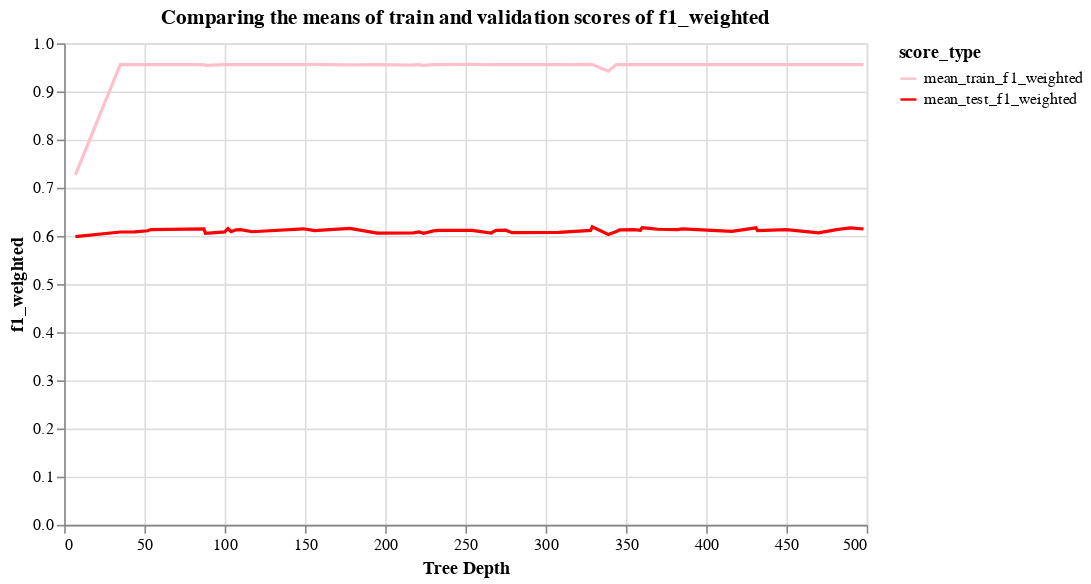

Notebook code cell kept with this figure:
### Code cell
# Visualizing the change of f1 training and validation score
depth_search_plot = (
    alt.Chart(plotting_source, width=500, height=300)
    .mark_line()
    .encode(
        alt.X(
            "param_randomforestclassifier__max_depth:Q",
            axis=alt.Axis(title="Tree Depth"),
        ),
        alt.Y("f1_weighted:Q"),
        alt.Color(
            "score_type:N",
            scale=alt.Scale(
                domain=["mean_train_f1_weighted", "mean_test_f1_weighted"],
                range=["pink", "red"],
            ),
        ),
    )
    .properties(
        title=("Comparing the means of train and validation scores of f1_weighted")
    )
)
depth_search_plot

### Figure 1 — Vega-Lite specification as saved in the notebook (floating-point values rounded to 4 significant figures)
{"config": {"view": {"continuousWidth": 400, "continuousHeight": 300}}, "data": {"name": "data-927ad12ae6eb06ed1bc8226dc3dc76ee"}, "mark": "line", "encoding": {"color": {"field": "score_type", "scale": {"domain": ["mean_train_f1_weighted", "mean_test_f1_weighted"], "range": ["pink", "red"]}, "type": "nominal"}, "x": {"axis": {"title": "Tree Depth"}, "field": "param_randomforestclassifier__max_depth", "type": "quantitative"}, "y": {"field": "f1_weighted", "type": "quantitative"}}, "height": 300, "title": "Comparing the means of train and validation scores of f1_weighted", "width": 500, "$schema": "https://vega.github.io/schema/vega-lite/v4.17.0.json", "datasets": {"data-927ad12ae6eb06ed1bc8226dc3dc76ee": [{"param_randomforestclassifier__max_depth": 35, "param_randomforestclassifier__n_estimators": 115, "score_type": "mean_train_f1_weighted", "f1_weighted": 0.9563}, {"param_randomforestclassifier__max_depth": 254, "param_randomforestclassifier__n_estimators": 86, "score_type": "mean_train_f1_weighted", "f1_weighted": 0.9561}, {"param_randomforestclassifier__max_depth": 328, "param_randomforestclassifier__n_estimators": 64, "score_type": "mean_train_f1_weighted", "f1_weighted": 0.9561}, {"param_randomforestclassifier__max_depth": 156, "param_randomforestclassifier__n_estimators": 65, "score_type": "mean_train_f1_weighted", "f1_weighted": 0.9561}, {"param_randomforestclassifier__max_depth": 104, "param_randomforestclassifier__n_estimators": 61, "score_type": "mean_train_f1_weighted", "f1_weighted": 0.956}, {"param_randomforestclassifier__max_depth": 102, "param_randomforestclassifier__n_estimators": 416, "score_type": "mean_train_f1_weighted", "f1_weighted": 0.9559}, {"param_randomforestclassifier__max_depth": 360, "param_randomforestclassifier__n_estimators": 433, "score_type": "mean_train_f1_weighted", "f1_weighted": 0.9559}, {"param_randomforestclassifier__max_depth": 163, "param_randomforestclassifier__n_estimators": 458, "score_type": "mean_train_f1_weighted", "f1_weighted": 0.9559}, {"param_randomforestclassifier__max_depth": 498, "param_randomforestclassifier__n_estimators": 446, "score_type": "mean_train_f1_weighted", "f1_weighted": 0.9559}, {"param_randomforestclassifier__max_depth": 149, "param_randomforestclassifier__n_estimators": 484, "score_type": "mean_train_f1_weighted", "f1_weighted": 0.9559}, {"param_randomforestclassifier__max_depth": 385, "param_randomforestclassifier__n_estimators": 469, "score_type": "mean_train_f1_weighted", "f1_weighted": 0.9559}, {"param_randomforestclassifier__max_depth": 110, "param_randomforestclassifier__n_estimators": 448, "score_type": "mean_train_f1_weighted", "f1_weighted": 0.9559}, {"param_randomforestclassifier__max_depth": 233, "param_randomforestclassifier__n_estimators": 380, "score_type": "mean_train_f1_weighted", "f1_weighted": 0.9559}, {"param_randomforestclassifier__max_depth": 329, "param_randomforestclassifier__n_estimators": 336, "score_type": "mean_train_f1_weighted", "f1_weighted": 0.9559}, {"param_randomforestclassifier__max_depth": 370, "param_randomforestclassifier__n_estimators": 396, "score_type": "mean_train_f1_weighted", "f1_weighted": 0.9559}, {"param_randomforestclassifier__max_depth": 431, "param_randomforestclassifier__n_estimators": 363, "score_type": "mean_train_f1_weighted", "f1_weighted": 0.9559}, {"param_randomforestclassifier__max_depth": 482, "param_randomforestclassifier__n_estimators": 385, "score_type": "mean_train_f1_weighted", "f1_weighted": 0.9559}, {"param_randomforestclassifier__max_depth": 366, "param_randomforestclassifier__n_estimators": 395, "score_type": "mean_train_f1_weighted", "f1_weighted": 0.9559}, {"param_randomforestclassifier__max_depth": 490, "param_randomforestclassifier__n_estimators": 371, "score_type": "mean_train_f1_weighted", "f1_weighted": 0.9559}, {"param_randomforestclassifier__max_depth": 382, "param_randomforestclassifier__n_estimators": 302, "score_type": "mean_train_f1_weighted", "f1_weighted": 0.9559}, {"param_randomforestclassifier__max_depth": 100, "param_randomforestclassifier__n_estimators": 242, "score_type": "mean_train_f1_weighted", "f1_weighted": 0.9559}, {"param_randomforestclassifier__max_depth": 266, "param_randomforestclassifier__n_estimators": 239, "score_type": "mean_train_f1_weighted", "f1_weighted": 0.9559}, {"param_randomforestclassifier__max_depth": 117, "param_randomforestclassifier__n_estimators": 240, "score_type": "mean_train_f1_weighted", "f1_weighted": 0.9559}, {"param_randomforestclassifier__max_depth": 107, "param_randomforestclassifier__n_estimators": 319, "score_type": "mean_train_f1_weighted", "f1_weighted": 0.9559}, {"param_randomforestclassifier__max_depth": 355, "param_randomforestclassifier__n_estimators": 286, "score_type": "mean_train_f1_weighted", "f1_weighted": 0.9559}, {"param_randomforestclassifier__max_depth": 308, "param_randomforestclassifier__n_estimators": 233, "score_type": "mean_train_f1_weighted", "f1_weighted": 0.9559}, {"param_randomforestclassifier__max_depth": 221, "param_randomforestclassifier__n_estimators": 230, "score_type": "mean_train_f1_weighted", "f1_weighted": 0.9559}, {"param_randomforestclassifier__max_depth": 359, "param_randomforestclassifier__n_estimators": 262, "score_type": "mean_train_f1_weighted", "f1_weighted": 0.9559}, {"param_randomforestclassifier__max_depth": 269, "param_randomforestclassifier__n_estimators": 216, "score_type": "mean_train_f1_weighted", "f1_weighted": 0.9559}, {"param_randomforestclassifier__max_depth": 230, "param_randomforestclassifier__n_estimators": 267, "score_type": "mean_train_f1_weighted", "f1_weighted": 0.9559}, {"param_randomforestclassifier__max_depth": 344, "param_randomforestclassifier__n_estimators": 159, "score_type": "mean_train_f1_weighted", "f1_weighted": 0.9559}, {"param_randomforestclassifier__max_depth": 432, "param_randomforestclassifier__n_estimators": 207, "score_type": "mean_train_f1_weighted", "f1_weighted": 0.9559}, {"param_randomforestclassifier__max_depth": 275, "param_randomforestclassifier__n_estimators": 208, "score_type": "mean_train_f1_weighted", "f1_weighted": 0.9559}, {"param_randomforestclassifier__max_depth": 416, "param_randomforestclassifier__n_estimators": 48, "score_type": "mean_train_f1_weighted", "f1_weighted": 0.9559}, {"param_randomforestclassifier__max_depth": 279, "param_randomforestclassifier__n_estimators": 183, "score_type": "mean_train_f1_weighted", "f1_weighted": 0.9559}, {"param_randomforestclassifier__max_depth": 44, "param_randomforestclassifier__n_estimators": 165, "score_type": "mean_train_f1_weighted", "f1_weighted": 0.9559}, {"param_randomforestclassifier__max_depth": 470, "param_randomforestclassifier__n_estimators": 136, "score_type": "mean_train_f1_weighted", "f1_weighted": 0.9559}, {"param_randomforestclassifier__max_depth": 195, "param_randomforestclassifier__n_estimators": 191, "score_type": "mean_train_f1_weighted", "f1_weighted": 0.9559}, {"param_randomforestclassifier__max_depth": 54, "param_randomforestclassifier__n_estimators": 56, "score_type": "mean_train_f1_weighted", "f1_weighted": 0.9558}, {"param_randomforestclassifier__max_depth": 346, "param_randomforestclassifier__n_estimators": 50, "score_type": "mean_train_f1_weighted", "f1_weighted": 0.9557}, {"param_randomforestclassifier__max_depth": 52, "param_randomforestclassifier__n_estimators": 55, "score_type": "mean_train_f1_weighted", "f1_weighted": 0.9557}, {"param_randomforestclassifier__max_depth": 482, "param_randomforestclassifier__n_estimators": 109, "score_type": "mean_train_f1_weighted", "f1_weighted": 0.9556}, {"param_randomforestclassifier__max_depth": 87, "param_randomforestclassifier__n_estimators": 105, "score_type": "mean_train_f1_weighted", "f1_weighted": 0.9556}, {"param_randomforestclassifier__max_depth": 450, "param_randomforestclassifier__n_estimators": 110, "score_type": "mean_train_f1_weighted", "f1_weighted": 0.9556}, {"param_randomforestclassifier__max_depth": 178, "param_randomforestclassifier__n_estimators": 38, "score_type": "mean_train_f1_weighted", "f1_weighted": 0.9553}, {"param_randomforestclassifier__max_depth": 217, "param_randomforestclassifier__n_estimators": 30, "score_type": "mean_train_f1_weighted", "f1_weighted": 0.9546}, {"param_randomforestclassifier__max_depth": 224, "param_randomforestclassifier__n_estimators": 27, "score_type": "mean_train_f1_weighted", "f1_weighted": 0.9541}, {"param_randomforestclassifier__max_depth": 88, "param_randomforestclassifier__n_estimators": 27, "score_type": "mean_train_f1_weighted", "f1_weighted": 0.9541}, {"param_randomforestclassifier__max_depth": 339, "param_randomforestclassifier__n_estimators": 11, "score_type": "mean_train_f1_weighted", "f1_weighted": 0.9423}, {"param_randomforestclassifier__max_depth": 7, "param_randomforestclassifier__n_estimators": 453, "score_type": "mean_train_f1_weighted", "f1_weighted": 0.7273}, {"param_randomforestclassifier__max_depth": 35, "param_randomforestclassifier__n_estimators": 115, "score_type": "mean_test_f1_weighted", "f1_weighted": 0.6082}, {"param_randomforestclassifier__max_depth": 254, "param_randomforestclassifier__n_estimators": 86, "score_type": "mean_test_f1_weighted", "f1_weighted": 0.6114}, {"param_randomforestclassifier__max_depth": 328, "param_randomforestclassifier__n_estimators": 64, "score_type": "mean_test_f1_weighted", "f1_weighted": 0.6114}, {"param_randomforestclassifier__max_depth": 156, "param_randomforestclassifier__n_estimators": 65, "score_type": "mean_test_f1_weighted", "f1_weighted": 0.611}, {"param_randomforestclassifier__max_depth": 104, "param_randomforestclassifier__n_estimators": 61, "score_type": "mean_test_f1_weighted", "f1_weighted": 0.6089}, {"param_randomforestclassifier__max_depth": 102, "param_randomforestclassifier__n_estimators": 416, "score_type": "mean_test_f1_weighted", "f1_weighted": 0.6153}, {"param_randomforestclassifier__max_depth": 360, "param_randomforestclassifier__n_estimators": 433, "score_type": "mean_test_f1_weighted", "f1_weighted": 0.6171}, {"param_randomforestclassifier__max_depth": 163, "param_randomforestclassifier__n_estimators": 458, "score_type": "mean_test_f1_weighted", "f1_weighted": 0.6127}, {"param_randomforestclassifier__max_depth": 498, "param_randomforestclassifier__n_estimators": 446, "score_type": "mean_test_f1_weighted", "f1_weighted": 0.6144}, {"param_randomforestclassifier__max_depth": 149, "param_randomforestclassifier__n_estimators": 484, "score_type": "mean_test_f1_weighted", "f1_weighted": 0.6149}, {"param_randomforestclassifier__max_depth": 385, "param_randomforestclassifier__n_estimators": 469, "score_type": "mean_test_f1_weighted", "f1_weighted": 0.6148}, {"param_randomforestclassifier__max_depth": 110, "param_randomforestclassifier__n_estimators": 448, "score_type": "mean_test_f1_weighted", "f1_weighted": 0.6132}, {"param_randomforestclassifier__max_depth": 233, "param_randomforestclassifier__n_estimators": 380, "score_type": "mean_test_f1_weighted", "f1_weighted": 0.6114}, {"param_randomforestclassifier__max_depth": 329, "param_randomforestclassifier__n_estimators": 336, "score_type": "mean_test_f1_weighted", "f1_weighted": 0.6188}, {"param_randomforestclassifier__max_depth": 370, "param_randomforestclassifier__n_estimators": 396, "score_type": "mean_test_f1_weighted", "f1_weighted": 0.6139}, {"param_randomforestclassifier__max_depth": 431, "param_randomforestclassifier__n_estimators": 363, "score_type": "mean_test_f1_weighted", "f1_weighted": 0.6169}, {"param_randomforestclassifier__max_depth": 482, "param_randomforestclassifier__n_estimators": 385, "score_type": "mean_test_f1_weighted", "f1_weighted": 0.6137}, {"param_randomforestclassifier__max_depth": 366, "param_randomforestclassifier__n_estimators": 395, "score_type": "mean_test_f1_weighted", "f1_weighted": 0.6152}, {"param_randomforestclassifier__max_depth": 490, "param_randomforestclassifier__n_estimators": 371, "score_type": "mean_test_f1_weighted", "f1_weighted": 0.6167}, {"param_randomforestclassifier__max_depth": 382, "param_randomforestclassifier__n_estimators": 302, "score_type": "mean_test_f1_weighted", "f1_weighted": 0.6133}, {"param_randomforestclassifier__max_depth": 100, "param_randomforestclassifier__n_estimators": 242, "score_type": "mean_test_f1_weighted", "f1_weighted": 0.6085}, {"param_randomforestclassifier__max_depth": 266, "param_randomforestclassifier__n_estimators": 239, "score_type": "mean_test_f1_weighted", "f1_weighted": 0.606}, {"param_randomforestclassifier__max_depth": 117, "param_randomforestclassifier__n_estimators": 240, "score_type": "mean_test_f1_weighted", "f1_weighted": 0.6087}, {"param_randomforestclassifier__max_depth": 107, "param_randomforestclassifier__n_estimators": 319, "score_type": "mean_test_f1_weighted", "f1_weighted": 0.6127}, {"param_randomforestclassifier__max_depth": 355, "param_randomforestclassifier__n_estimators": 286, "score_type": "mean_test_f1_weighted", "f1_weighted": 0.6132}, {"param_randomforestclassifier__max_depth": 308, "param_randomforestclassifier__n_estimators": 233, "score_type": "mean_test_f1_weighted", "f1_weighted": 0.6074}, {"param_randomforestclassifier__max_depth": 221, "param_randomforestclassifier__n_estimators": 230, "score_type": "mean_test_f1_weighted", "f1_weighted": 0.6085}, {"param_randomforestclassifier__max_depth": 359, "param_randomforestclassifier__n_estimators": 262, "score_type": "mean_test_f1_weighted", "f1_weighted": 0.6117}, {"param_randomforestclassifier__max_depth": 269, "param_randomforestclassifier__n_estimators": 216, "score_type": "mean_test_f1_weighted", "f1_weighted": 0.6114}, {"param_randomforestclassifier__max_depth": 230, "param_randomforestclassifier__n_estimators": 267, "score_type": "mean_test_f1_weighted", "f1_weighted": 0.6105}, {"param_randomforestclassifier__max_depth": 344, "param_randomforestclassifier__n_estimators": 159, "score_type": "mean_test_f1_weighted", "f1_weighted": 0.609}, {"param_randomforestclassifier__max_depth": 432, "param_randomforestclassifier__n_estimators": 207, "score_type": "mean_test_f1_weighted", "f1_weighted": 0.6112}, {"param_randomforestclassifier__max_depth": 275, "param_randomforestclassifier__n_estimators": 208, "score_type": "mean_test_f1_weighted", "f1_weighted": 0.612}, {"param_randomforestclassifier__max_depth": 416, "param_randomforestclassifier__n_estimators": 48, "score_type": "mean_test_f1_weighted", "f1_weighted": 0.6095}, {"param_randomforestclassifier__max_depth": 279, "param_randomforestclassifier__n_estimators": 183, "score_type": "mean_test_f1_weighted", "f1_weighted": 0.6067}, {"param_randomforestclassifier__max_depth": 44, "param_randomforestclassifier__n_estimators": 165, "score_type": "mean_test_f1_weighted", "f1_weighted": 0.6086}, {"param_randomforestclassifier__max_depth": 470, "param_randomforestclassifier__n_estimators": 136, "score_type": "mean_test_f1_weighted", "f1_weighted": 0.6066}, {"param_randomforestclassifier__max_depth": 195, "param_randomforestclassifier__n_estimators": 191, "score_type": "mean_test_f1_weighted", "f1_weighted": 0.606}, {"param_randomforestclassifier__max_depth": 54, "param_randomforestclassifier__n_estimators": 56, "score_type": "mean_test_f1_weighted", "f1_weighted": 0.6133}, {"param_randomforestclassifier__max_depth": 346, "param_randomforestclassifier__n_estimators": 50, "score_type": "mean_test_f1_weighted", "f1_weighted": 0.6127}, {"param_randomforestclassifier__max_depth": 52, "param_randomforestclassifier__n_estimators": 55, "score_type": "mean_test_f1_weighted", "f1_weighted": 0.6107}, {"param_randomforestclassifier__max_depth": 482, "param_randomforestclassifier__n_estimators": 109, "score_type": "mean_test_f1_weighted", "f1_weighted": 0.6137}, {"param_randomforestclassifier__max_depth": 87, "param_randomforestclassifier__n_estimators": 105, "score_type": "mean_test_f1_weighted", "f1_weighted": 0.6148}, {"param_randomforestclassifier__max_depth": 450, "param_randomforestclassifier__n_estimators": 110, "score_type": "mean_test_f1_weighted", "f1_weighted": 0.6129}, {"param_randomforestclassifier__max_depth": 178, "param_randomforestclassifier__n_estimators": 38, "score_type": "mean_test_f1_weighted", "f1_weighted": 0.6156}, {"param_randomforestclassifier__max_depth": 217, "param_randomforestclassifier__n_estimators": 30, "score_type": "mean_test_f1_weighted", "f1_weighted": 0.6061}, {"param_randomforestclassifier__max_depth": 224, "param_randomforestclassifier__n_estimators": 27, "score_type": "mean_test_f1_weighted", "f1_weighted": 0.6054}, {"param_randomforestclassifier__max_depth": 88, "param_randomforestclassifier__n_estimators": 27, "score_type": "mean_test_f1_weighted", "f1_weighted": 0.6054}, {"param_randomforestclassifier__max_depth": 339, "param_randomforestclassifier__n_estimators": 11, "score_type": "mean_test_f1_weighted", "f1_weighted": 0.6029}, {"param_randomforestclassifier__max_depth": 7, "param_randomforestclassifier__n_estimators": 453, "score_type": "mean_test_f1_weighted", "f1_weighted": 0.5985}]}}
